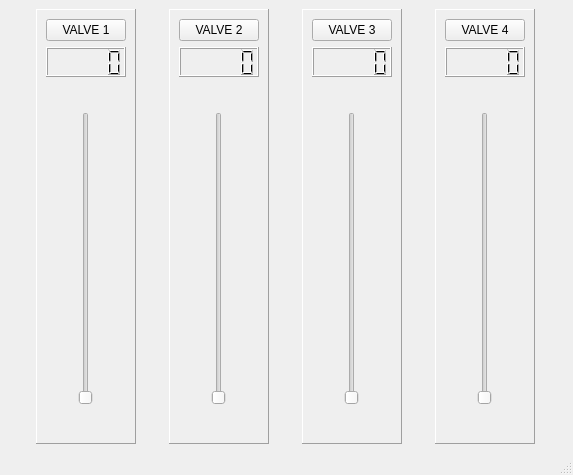
<?xml version="1.0" encoding="UTF-8"?>
<ui version="4.0">
 <class>MainWindow</class>
 <widget class="QMainWindow" name="MainWindow">
  <property name="enabled">
   <bool>true</bool>
  </property>
  <property name="geometry">
   <rect>
    <x>0</x>
    <y>0</y>
    <width>573</width>
    <height>475</height>
   </rect>
  </property>
  <property name="sizePolicy">
   <sizepolicy hsizetype="Fixed" vsizetype="Fixed">
    <horstretch>0</horstretch>
    <verstretch>0</verstretch>
   </sizepolicy>
  </property>
  <property name="windowTitle">
   <string>Valve monster comander desktop</string>
  </property>
  <widget class="QWidget" name="centralwidget">
   <property name="sizePolicy">
    <sizepolicy hsizetype="Fixed" vsizetype="Fixed">
     <horstretch>0</horstretch>
     <verstretch>0</verstretch>
    </sizepolicy>
   </property>
   <layout class="QHBoxLayout" name="horizontalLayout_5">
    <item>
     <widget class="QFrame" name="vlv1_frame">
      <property name="enabled">
       <bool>true</bool>
      </property>
      <property name="sizePolicy">
       <sizepolicy hsizetype="Fixed" vsizetype="Preferred">
        <horstretch>0</horstretch>
        <verstretch>0</verstretch>
       </sizepolicy>
      </property>
      <property name="frameShape">
       <enum>QFrame::Panel</enum>
      </property>
      <property name="frameShadow">
       <enum>QFrame::Raised</enum>
      </property>
      <layout class="QVBoxLayout" name="verticalLayout">
       <item>
        <widget class="QPushButton" name="vlv1_button">
         <property name="text">
          <string>VALVE 1</string>
         </property>
        </widget>
       </item>
       <item>
        <widget class="QLCDNumber" name="vlv1_lcdNumber">
         <property name="sizePolicy">
          <sizepolicy hsizetype="Minimum" vsizetype="Fixed">
           <horstretch>0</horstretch>
           <verstretch>0</verstretch>
          </sizepolicy>
         </property>
         <property name="minimumSize">
          <size>
           <width>0</width>
           <height>30</height>
          </size>
         </property>
         <property name="font">
          <font>
           <pointsize>25</pointsize>
           <bold>false</bold>
          </font>
         </property>
        </widget>
       </item>
       <item>
        <spacer name="horizontalSpacer_2">
         <property name="orientation">
          <enum>Qt::Horizontal</enum>
         </property>
         <property name="sizeHint" stdset="0">
          <size>
           <width>72</width>
           <height>20</height>
          </size>
         </property>
        </spacer>
       </item>
       <item>
        <widget class="QWidget" name="" native="true">
         <layout class="QHBoxLayout" name="horizontalLayout">
          <item>
           <widget class="QSlider" name="vlv1_verticalSlider">
            <property name="enabled">
             <bool>true</bool>
            </property>
            <property name="orientation">
             <enum>Qt::Vertical</enum>
            </property>
           </widget>
          </item>
         </layout>
        </widget>
       </item>
       <item>
        <spacer name="horizontalSpacer">
         <property name="orientation">
          <enum>Qt::Horizontal</enum>
         </property>
         <property name="sizeHint" stdset="0">
          <size>
           <width>72</width>
           <height>20</height>
          </size>
         </property>
        </spacer>
       </item>
      </layout>
     </widget>
    </item>
    <item>
     <widget class="QFrame" name="vlv2_frame">
      <property name="sizePolicy">
       <sizepolicy hsizetype="Fixed" vsizetype="Preferred">
        <horstretch>0</horstretch>
        <verstretch>0</verstretch>
       </sizepolicy>
      </property>
      <property name="frameShape">
       <enum>QFrame::Panel</enum>
      </property>
      <property name="frameShadow">
       <enum>QFrame::Raised</enum>
      </property>
      <layout class="QVBoxLayout" name="verticalLayout_2">
       <item>
        <widget class="QPushButton" name="vlv2_button">
         <property name="text">
          <string>VALVE 2</string>
         </property>
        </widget>
       </item>
       <item>
        <widget class="QLCDNumber" name="vlv2_lcdNumber">
         <property name="minimumSize">
          <size>
           <width>0</width>
           <height>30</height>
          </size>
         </property>
        </widget>
       </item>
       <item>
        <spacer name="horizontalSpacer_3">
         <property name="orientation">
          <enum>Qt::Horizontal</enum>
         </property>
         <property name="sizeHint" stdset="0">
          <size>
           <width>72</width>
           <height>20</height>
          </size>
         </property>
        </spacer>
       </item>
       <item>
        <widget class="QWidget" name="" native="true">
         <layout class="QHBoxLayout" name="horizontalLayout_2">
          <item>
           <widget class="QSlider" name="vlv2_verticalSlider">
            <property name="orientation">
             <enum>Qt::Vertical</enum>
            </property>
           </widget>
          </item>
         </layout>
        </widget>
       </item>
       <item>
        <spacer name="horizontalSpacer_4">
         <property name="orientation">
          <enum>Qt::Horizontal</enum>
         </property>
         <property name="sizeHint" stdset="0">
          <size>
           <width>72</width>
           <height>20</height>
          </size>
         </property>
        </spacer>
       </item>
      </layout>
     </widget>
    </item>
    <item>
     <widget class="QFrame" name="vlv3_frame">
      <property name="sizePolicy">
       <sizepolicy hsizetype="Fixed" vsizetype="Preferred">
        <horstretch>0</horstretch>
        <verstretch>0</verstretch>
       </sizepolicy>
      </property>
      <property name="frameShape">
       <enum>QFrame::Panel</enum>
      </property>
      <property name="frameShadow">
       <enum>QFrame::Raised</enum>
      </property>
      <layout class="QVBoxLayout" name="verticalLayout_3">
       <item>
        <widget class="QPushButton" name="vlv3_button">
         <property name="text">
          <string>VALVE 3</string>
         </property>
        </widget>
       </item>
       <item>
        <widget class="QLCDNumber" name="vlv3_lcdNumber">
         <property name="minimumSize">
          <size>
           <width>0</width>
           <height>30</height>
          </size>
         </property>
        </widget>
       </item>
       <item>
        <spacer name="horizontalSpacer_5">
         <property name="orientation">
          <enum>Qt::Horizontal</enum>
         </property>
         <property name="sizeHint" stdset="0">
          <size>
           <width>72</width>
           <height>20</height>
          </size>
         </property>
        </spacer>
       </item>
       <item>
        <widget class="QWidget" name="" native="true">
         <layout class="QHBoxLayout" name="horizontalLayout_3">
          <item>
           <widget class="QSlider" name="vlv3_verticalSlider">
            <property name="orientation">
             <enum>Qt::Vertical</enum>
            </property>
           </widget>
          </item>
         </layout>
        </widget>
       </item>
       <item>
        <spacer name="horizontalSpacer_6">
         <property name="orientation">
          <enum>Qt::Horizontal</enum>
         </property>
         <property name="sizeHint" stdset="0">
          <size>
           <width>72</width>
           <height>20</height>
          </size>
         </property>
        </spacer>
       </item>
      </layout>
     </widget>
    </item>
    <item>
     <widget class="QFrame" name="vlv4_frame">
      <property name="sizePolicy">
       <sizepolicy hsizetype="Fixed" vsizetype="Preferred">
        <horstretch>0</horstretch>
        <verstretch>0</verstretch>
       </sizepolicy>
      </property>
      <property name="frameShape">
       <enum>QFrame::Panel</enum>
      </property>
      <property name="frameShadow">
       <enum>QFrame::Raised</enum>
      </property>
      <layout class="QVBoxLayout" name="verticalLayout_4">
       <item>
        <widget class="QPushButton" name="vlv4_button">
         <property name="text">
          <string>VALVE 4</string>
         </property>
        </widget>
       </item>
       <item>
        <widget class="QLCDNumber" name="vlv4_lcdNumber">
         <property name="minimumSize">
          <size>
           <width>0</width>
           <height>30</height>
          </size>
         </property>
        </widget>
       </item>
       <item>
        <spacer name="horizontalSpacer_7">
         <property name="orientation">
          <enum>Qt::Horizontal</enum>
         </property>
         <property name="sizeHint" stdset="0">
          <size>
           <width>72</width>
           <height>20</height>
          </size>
         </property>
        </spacer>
       </item>
       <item>
        <widget class="QWidget" name="" native="true">
         <layout class="QHBoxLayout" name="horizontalLayout_4">
          <item>
           <widget class="QSlider" name="vlv4_verticalSlider">
            <property name="orientation">
             <enum>Qt::Vertical</enum>
            </property>
           </widget>
          </item>
         </layout>
        </widget>
       </item>
       <item>
        <spacer name="horizontalSpacer_8">
         <property name="orientation">
          <enum>Qt::Horizontal</enum>
         </property>
         <property name="sizeHint" stdset="0">
          <size>
           <width>72</width>
           <height>20</height>
          </size>
         </property>
        </spacer>
       </item>
      </layout>
     </widget>
    </item>
   </layout>
  </widget>
  <widget class="QStatusBar" name="statusbar"/>
 </widget>
 <resources/>
 <connections/>
</ui>
